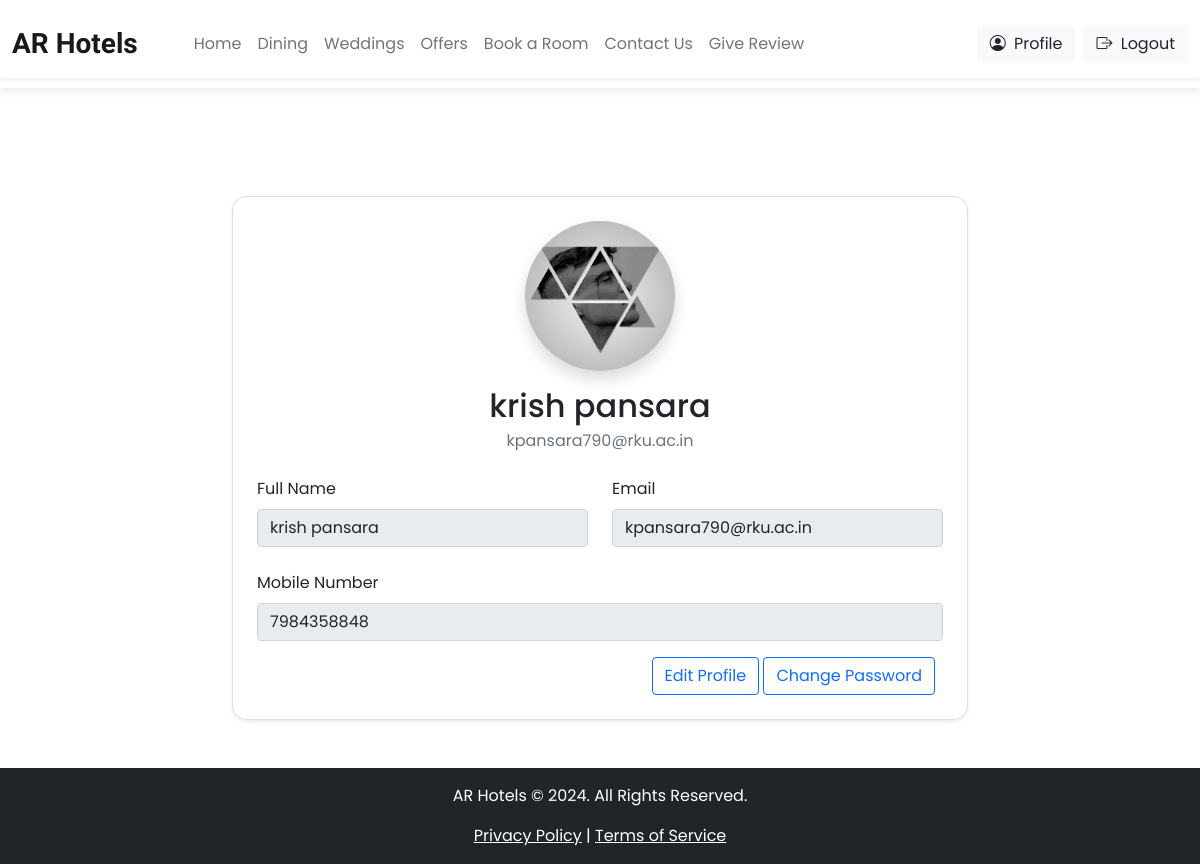
/user_view_profile.php (signed in), run on the app's committed database.
### tables this page shows
CREATE TABLE `users` (
  `id` int(11) NOT NULL,
  `name` varchar(200) NOT NULL,
  `email` varchar(100) NOT NULL,
  `password` varchar(200) NOT NULL,
  `role` enum('admin','user') NOT NULL DEFAULT 'user',
  `email_verified` tinyint(4) NOT NULL DEFAULT 0,
  `verification_token` int(11) DEFAULT NULL,
  `created_at` timestamp NOT NULL DEFAULT current_timestamp(),
  `mobile_no` varchar(15) NOT NULL,
  `profile_picture` varchar(255) DEFAULT NULL
);

### user_view_profile.php (the view, shortened to what this page needs)
<?php
include 'Header.php';
$email = $_SESSION['userEmail'];
$q = "SELECT * FROM users WHERE email='$email'";
$result = $conn->query($q);
$row = mysqli_fetch_assoc($result);
?>
<div class="container py-5 mt-5">
    <div class="row justify-content-center">
        <div class="col-md-10 col-lg-8">
            <div class="card profile-card shadow-sm">
                <div class="card-body p-4">
                    <div class="text-center mb-4">
                        <img src="images/profile_picture/<?php echo (!empty($row['profile_picture']) ? $row['profile_picture'] : 'default.png'); ?>"
                            alt="Profile Picture" class="profile-image mb-3 shadow"
                            width="150" height="150">
                        <h2 class="mb-1"><?php echo $row['name']; ?></h2>
                        <p class="text-muted"><?php echo $row['email']; ?></p>
                    </div>
                    <div class="row mb-3">
                        <div class="col-md-6 mb-2">
                            <label class="form-label">Full Name</label>
                            <input type="text" class="form-control" value="<?php echo $row['name']; ?>" readonly>
                        </div>
                        <div class="col-md-6 mb-2">
                            <label class="form-label">Email</label>
                            <input type="email" class="form-control" value="<?php echo $row['email']; ?>" readonly>
                        </div>
                    </div>
                    <div class="mb-3">
                        <label class="form-label">Mobile Number</label>
                        <input type="text" class="form-control" value="<?php echo $row['mobile_no']; ?>" readonly>
                    </div>
                    <div class="text-end">
                        <a href="user_profile.php" class="btn btn-outline-primary">Edit Profile</a>
                        <a href="change_password.php" class="btn btn-outline-primary me-md-2">Change Password</a>
                    </div>
                </div>
            </div>
        </div>
    </div>
</div>
<?php include 'footer.php'; ?>

### Header.php (style rules this page uses)
* { font-family: 'Poppins', sans-serif; }
body { padding-top: 100px; }

### user_view_profile.php (style rules this page uses)
.profile-image { object-fit: cover; border-radius: 50%; }
.profile-card { border-radius: 15px; }

### data on the page
users: profile_picture (picture), name "krish pansara", email "kpansara790@rku.ac.in", mobile_no "7984358848"
